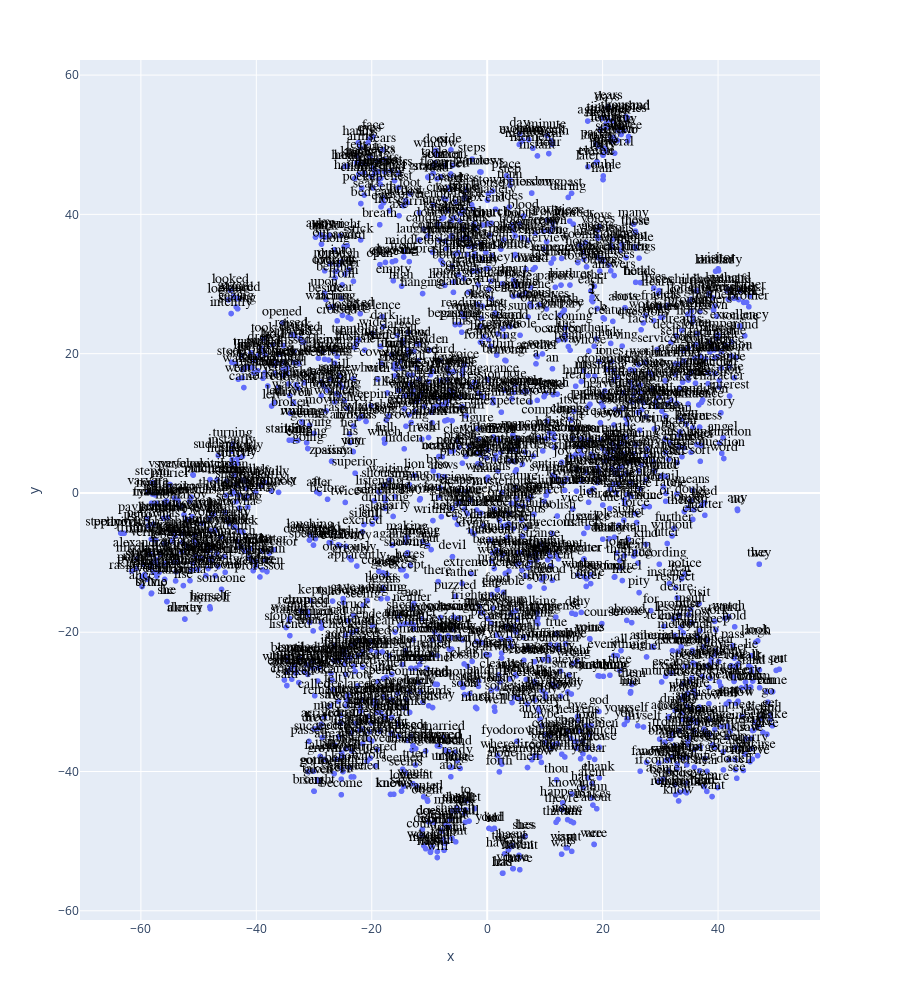

Notebook code for this chart:
### Code cell
px.scatter(X.reset_index(), 'x', 'y', 
           text='term_str', 
           hover_name='term_str',          
           height=1000).update_traces(
                mode='markers+text', 
                textfont=dict(color='black', size=14, family='Arial'),
                textposition='top center')

### Figure 1 — Plotly figure (JSON) as saved in the notebook; plotly's stock layout.template omitted (floating-point values rounded to 4 significant figures; data arrays with more than 128 entries replaced by an {"elided": "..."} marker saying what was removed)
{"data": [{"hovertemplate": "<b>%{hovertext}</b><br><br>x=%{x}<br>y=%{y}<br>term_str=%{text}<extra></extra>", "hovertext": {"elided": "1816 str values"}, "legendgroup": "", "marker": {"color": "#636efa", "symbol": "circle"}, "mode": "markers+text", "name": "", "showlegend": false, "text": {"elided": "1816 str values"}, "textfont": {"color": "black", "family": "Arial", "size": 14}, "textposition": "top center", "type": "scattergl", "x": {"elided": "1816 float values"}, "xaxis": "x", "y": {"elided": "1816 float values"}, "yaxis": "y"}], "layout": {"height": 1000, "legend": {"tracegroupgap": 0}, "margin": {"t": 60}, "xaxis": {"anchor": "y", "domain": [0, 1], "title": {"text": "x"}}, "yaxis": {"anchor": "x", "domain": [0, 1], "title": {"text": "y"}}}}
